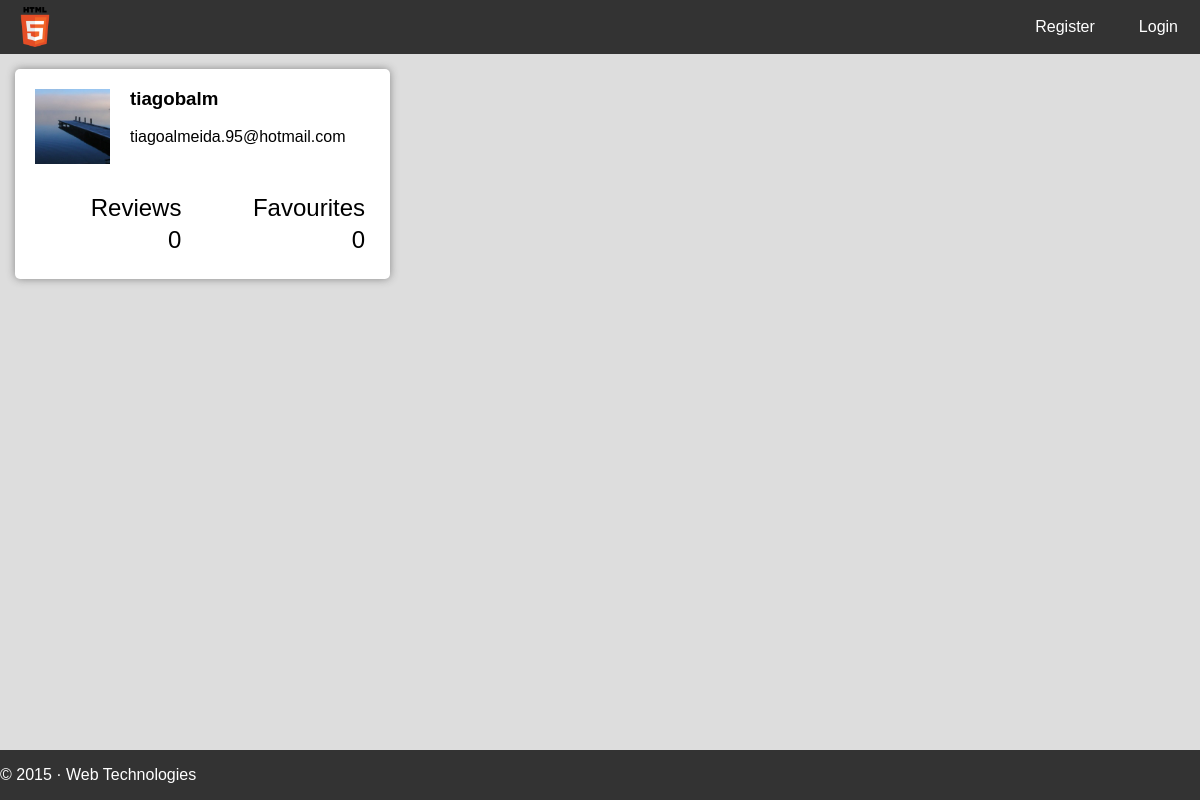
Screenshot of /userprofile.php?username=tiagobalm with the database file from the repository.
### tables this page shows
CREATE TABLE User (
	Username CHAR[50] PRIMARY KEY,
	FirstName CHAR[20] NOT NULL,
	LastName CHAR[20] NOT NULL,
    Email CHAR[200] NOT NULL,
    Password CHAR[255] NOT NULL,
    ProfilePicture CHAR[60]
);

### Database/user.php (called while the page is built, shortened)
<?php
  function getUserInfoPhp($username) {
    global $conn;
    $stmt = $conn->prepare('SELECT * FROM User WHERE username = ? LIMIT 1');
    $stmt->execute(array($username));
    $result = $stmt->fetch();
    return $result;
  }
  function getUserReviews($username) {
    global $conn;
    $stmt = $conn->prepare('SELECT * FROM Review WHERE username = ?');
    $stmt->execute(array($username));
    $result = $stmt->fetchAll();
    return $result;
  }
  function getUserFavourites($username) {
    global $conn;
    $stmt = $conn->prepare('SELECT * FROM Favourite WHERE Username = ?');
    $stmt->execute(array($username));
    $result = $stmt->fetchAll();
    return $result;
  }
?>

### templates/profile_info.php (the view, shortened to what this page needs)
<?php
	include('Database/user.php');
	$username = $_GET['username'];
	$userInfo = getUserInfoPhp($username);
	$userReviews = getUserReviews($username);
	$userFavourites = getUserFavourites($username);
?>
<div class="profile_content">
	<div class="dashboard" id="left-dashboard">
		<div class="Curved_Edges Default_Info_Box">
			<div id="profile-photo">
			<?php
				$picture = $userInfo['ProfilePicture'];
				echo "<img src='Database/ProfilePictures/Thumbnail/$picture' alt='profilePic' height='75' width='75'>";
			?>
			</div>
			<div id="profile-username">
				<h3>
				<?php
					echo $userInfo['Username'];
				?>
				</h3>
			</div>
			<div class="profile-bio">
				<p>
				<?php
					echo $userInfo['Email'];
				?>
				</p>
			</div>
			<div class="profile-stats">
				<ul class="Curved_Edges" id="Stat_Nav">
					<li><a href="javascript:void(0)" class="tablinks" onclick="openTab(event, 'reviews')" id="defaultOpen">
						<p align="right">Reviews</p>
						<p align="right">
						<?php
							echo count($userReviews);
						?>
						</p>
					</a></li>
					<li><a href="javascript:void(0)" class="tablinks" onclick="openTab(event, 'favourites')">
						<p align="right">Favourites</p>
						<p align="right">
							<?php
								echo count($userFavourites);
							?>
						</p>
					</a></li>
				</ul>
			</div>
		</div>
	</div>
</div>

### css/style.css (style rules this page uses)
html, body { margin:0; padding:0; width:100%; height:100%; background: #ddd; }
.Default_Info_Box { background-color: white; overflow: auto; -webkit-box-shadow: 0px 0px 8px 0px #888; -moz-box-shadow: 0px 0px 8px 0px #888; box-shadow: 0px 0px 8px 0px #888; }
.Curved_Edges { border-radius: 5px; }
.profile_content { min-width: 1200px; width: auto; width: 1200px; padding-bottom:50px; margin: auto; overflow: auto; }
.dashboard { height: auto; margin: 15px; }
#profile-photo { display: block; float: left; margin: 20px; }
#profile-username { display: block; margin: 5px; }
#left-dashboard { display: block; width: 375px; float: left; }
.profile-stats { display: block; margin: 20px; margin-top: 0; }
.profile-stats a { text-decoration: none; color : #000000; font-weight: lighter; }
#Stat_Nav { display:table; list-style: none; width: 100%; height: 25px; padding: 0; overflow: auto; font-size: 150%; font-weight: bold; -webkit-touch-callout: none; -webkit-user-select: none; -khtml-user-select: none; -moz-user-select: none; -ms-user-select: none; user-select: none; }
#Stat_Nav { margin: 0; }
#Stat_Nav li { display:table-cell; background-color: white; }
#Stat_Nav p { margin: 5px; }

### rows the page displays
user: ProfilePicture (picture), Username "tiagobalm", Email "tiagoalmeida.95@hotmail.com"

### other values shown
count($userReviews) "0"
count($userFavourites) "0"
